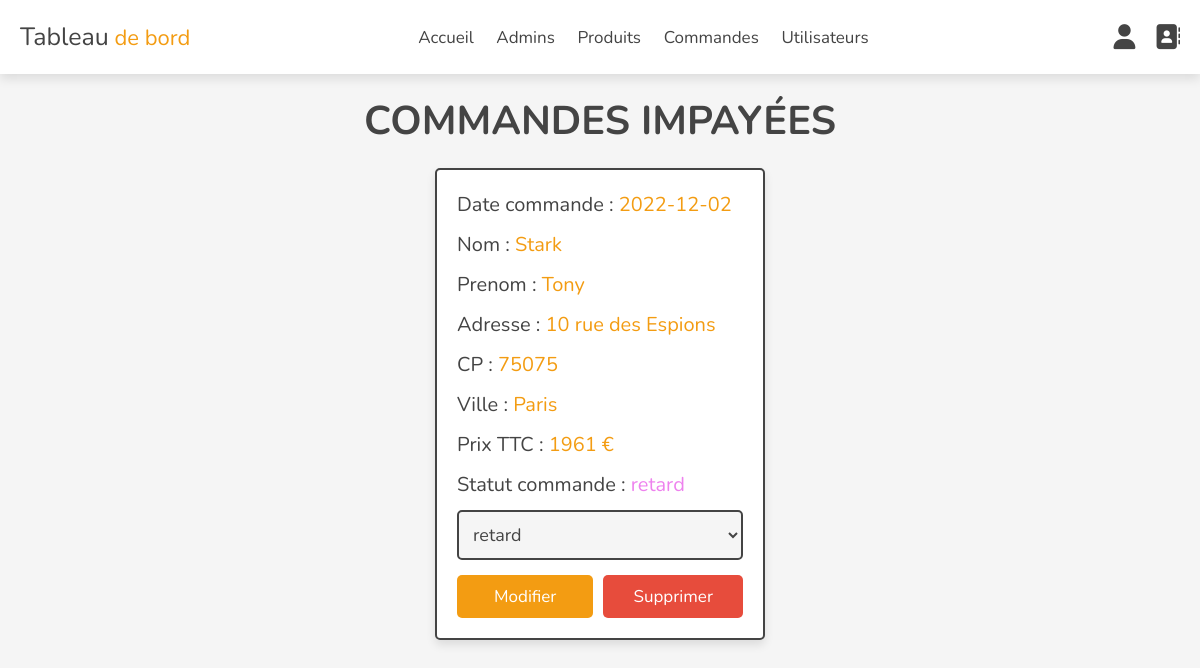
Before: /admin/uncompleted_orders.php (signed in) with the older database file.
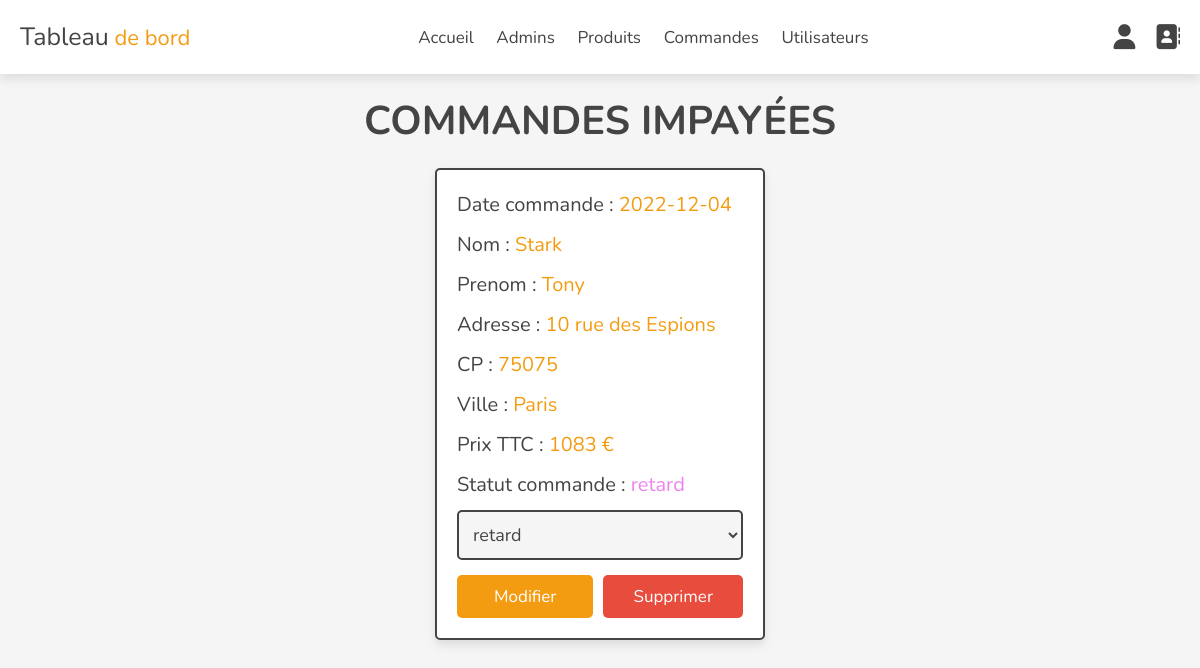
After: the same page with the newer database file.
### tables this page shows
CREATE TABLE `orders` (
  `id` int(100) NOT NULL,
  `user_id` int(100) NOT NULL,
  `nom` varchar(20) NOT NULL,
  `prenom` varchar(50) NOT NULL,
  `telephone` varchar(10) NOT NULL,
  `adresse` varchar(50) NOT NULL,
  `cp` varchar(50) NOT NULL,
  `ville` varchar(50) NOT NULL,
  `total_produits` varchar(1000) NOT NULL,
  `prixTTC` int(100) NOT NULL,
  `date_commande` date NOT NULL DEFAULT current_timestamp(),
  `statut_commande` varchar(20) NOT NULL DEFAULT 'en attente'
);

### admin/uncompleted_orders.php (the view, shortened to what this page needs)
<?php
include '../components/connect.php';
?>
<!DOCTYPE html>
<html lang="en">
<head>
   <link rel="stylesheet" href="https://cdnjs.cloudflare.com/ajax/libs/font-awesome/6.1.1/css/all.min.css">
   <link rel="stylesheet" href="assets/css/admin_style.css">
</head>
<body>
   <?php include '../components/admin_header.php'; ?>
   <section class="orders">
      <h1 class="heading">Commandes impayées</h1>
      <div class="box-container">
         <?php
         $select_orders = $conn->prepare("SELECT * FROM `orders` WHERE statut_commande = ?");
         $select_orders->execute((['retard']));
         if ($select_orders->rowCount() > 0) {
            while ($fetch_orders = $select_orders->fetch(PDO::FETCH_ASSOC)) {
         ?>
               <div class="box">
                  <p> Date commande : <span><?= $fetch_orders['date_commande']; ?></span> </p>
                  <p> Nom : <span><?= $fetch_orders['nom']; ?></span> </p>
                  <p> Prenom : <span><?= $fetch_orders['prenom']; ?></span> </p>
                  <p> Adresse : <span><?= $fetch_orders['adresse']; ?></span> </p>
                  <p> CP : <span><?= $fetch_orders['cp']; ?></span> </p>
                  <p> Ville : <span><?= $fetch_orders['ville']; ?></span> </p>
                  <p> Prix TTC : <span><?= $fetch_orders['prixTTC']; ?> €</span> </p>
                  <p> Statut commande :
                     <span style="color:<?php if ($fetch_orders['statut_commande'] == 'en attente') {
                                             echo 'blue';
                                          } elseif ($fetch_orders['statut_commande'] == 'terminee') {
                                             echo 'green';
                                          } elseif ($fetch_orders['statut_commande'] == 'retard') {
                                             echo 'violet';
                                          } elseif ($fetch_orders['statut_commande'] == 'annulee') {
                                             echo 'red';
                                          }; ?>"><?= $fetch_orders['statut_commande']; ?>
                     </span>
                  </p>
                  <form action="" method="post">
                     <select name="statut_commande" class="select">
                        <option selected disabled><?= $fetch_orders['statut_commande']; ?></option>
                     </select>
                     <div class="flex-btn">
                        <input type="submit" value="Modifier" class="option-btn" name="update_statut">
                        <a href="placed_orders.php?delete=<?= $fetch_orders['id']; ?>" class="delete-btn" onclick="return confirm('Supprimer cette commande ?');">Supprimer</a>
                     </div>
                  </form>
               </div>
         <?php
            }
         } else {
            echo '<p class="empty">Aucune commandes !</p>';
         }
         ?>
      </div>
   </section>
</body>
</html>

Changed rows visible on the page:
no longer on this page (row edited): orders: date_commande "2022-12-02", nom "Stark", prenom "Tony", adresse "10 rue des Espions", cp "75075", ville "Paris", prixTTC "1961", statut_commande "retard"
now on this page (row edited): orders: date_commande "2022-12-04", nom "Stark", prenom "Tony", adresse "10 rue des Espions", cp "75075", ville "Paris", prixTTC "1083", statut_commande "retard"
